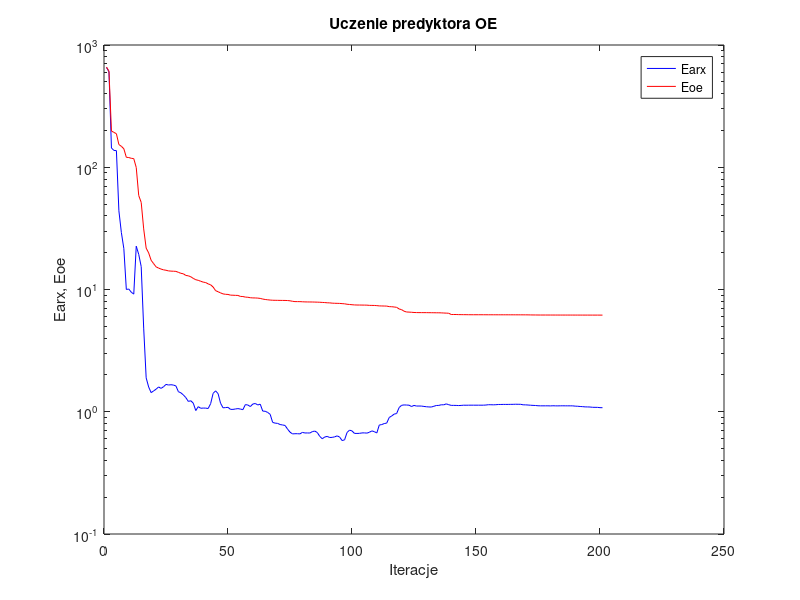
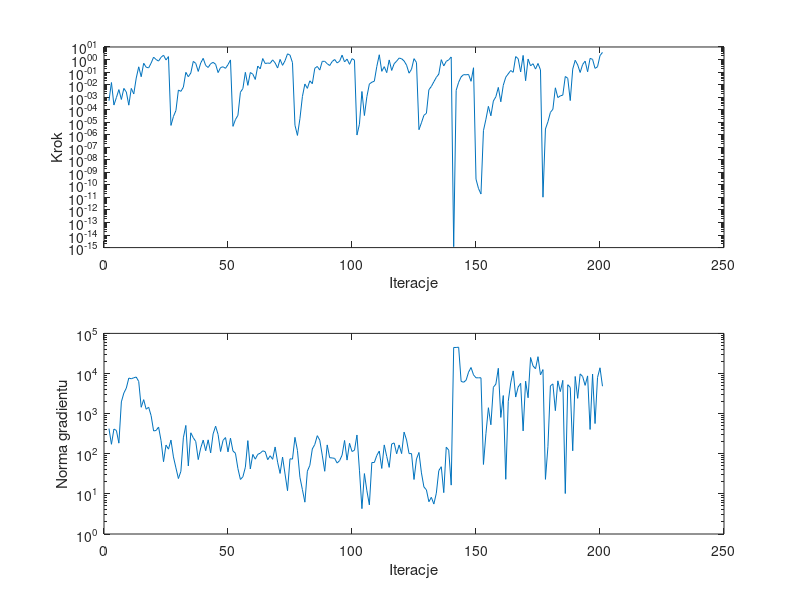

Write MATLAB code to recreate these figures, in order.
%uczenie predyktora oe
clear all;
n=0; farx(n+1)=6.546928e+002; foe(n+1)=6.602276e+002; wspucz(n+1)=0.000000e+000; ng(n+1)=0.000000e+000;
%odnowa zmiennej metryki
n=1; farx(n+1)=6.039670e+002; foe(n+1)=6.116741e+002; krok(n+1)=5.157570e-004; ng(n+1)=4.238578e+002;
n=2; farx(n+1)=1.437054e+002; foe(n+1)=1.978860e+002; krok(n+1)=1.462925e-002; ng(n+1)=1.722998e+002;
n=3; farx(n+1)=1.373199e+002; foe(n+1)=1.929105e+002; krok(n+1)=2.337468e-004; ng(n+1)=4.129875e+002;
n=4; farx(n+1)=1.367427e+002; foe(n+1)=1.879947e+002; krok(n+1)=9.272824e-004; ng(n+1)=3.808811e+002;
n=5; farx(n+1)=4.404414e+001; foe(n+1)=1.533351e+002; krok(n+1)=3.984680e-003; ng(n+1)=1.838203e+002;
n=6; farx(n+1)=2.925445e+001; foe(n+1)=1.484379e+002; krok(n+1)=6.510435e-004; ng(n+1)=1.963142e+003;
n=7; farx(n+1)=2.160727e+001; foe(n+1)=1.416361e+002; krok(n+1)=4.974973e-003; ng(n+1)=3.254886e+003;
n=8; farx(n+1)=1.001063e+001; foe(n+1)=1.205864e+002; krok(n+1)=2.561707e-003; ng(n+1)=4.341298e+003;
n=9; farx(n+1)=1.008928e+001; foe(n+1)=1.200720e+002; krok(n+1)=2.288097e-004; ng(n+1)=7.704696e+003;
n=10; farx(n+1)=9.499557e+000; foe(n+1)=1.183378e+002; krok(n+1)=4.977800e-003; ng(n+1)=7.395150e+003;
n=11; farx(n+1)=9.168745e+000; foe(n+1)=1.176477e+002; krok(n+1)=1.797903e-003; ng(n+1)=7.832836e+003;
n=12; farx(n+1)=2.261517e+001; foe(n+1)=9.957057e+001; krok(n+1)=3.351559e-002; ng(n+1)=8.164798e+003;
n=13; farx(n+1)=1.938625e+001; foe(n+1)=5.871461e+001; krok(n+1)=2.615920e-001; ng(n+1)=6.327777e+003;
n=14; farx(n+1)=1.539697e+001; foe(n+1)=5.159507e+001; krok(n+1)=4.254539e-002; ng(n+1)=1.440972e+003;
n=15; farx(n+1)=4.833637e+000; foe(n+1)=3.132352e+001; krok(n+1)=5.041216e-001; ng(n+1)=2.231220e+003;
n=16; farx(n+1)=1.893563e+000; foe(n+1)=2.180149e+001; krok(n+1)=2.429329e-001; ng(n+1)=1.287837e+003;
n=17; farx(n+1)=1.595313e+000; foe(n+1)=1.994144e+001; krok(n+1)=2.162376e-001; ng(n+1)=1.447005e+003;
n=18; farx(n+1)=1.433805e+000; foe(n+1)=1.734660e+001; krok(n+1)=5.191100e-001; ng(n+1)=8.910786e+002;
n=19; farx(n+1)=1.480238e+000; foe(n+1)=1.628500e+001; krok(n+1)=1.542748e+000; ng(n+1)=3.710417e+002;
n=20; farx(n+1)=1.529611e+000; foe(n+1)=1.532953e+001; krok(n+1)=1.002692e+000; ng(n+1)=3.802570e+002;
n=21; farx(n+1)=1.595510e+000; foe(n+1)=1.496990e+001; krok(n+1)=7.491049e-001; ng(n+1)=4.633418e+002;
n=22; farx(n+1)=1.553095e+000; foe(n+1)=1.469351e+001; krok(n+1)=1.498210e+000; ng(n+1)=2.128297e+002;
n=23; farx(n+1)=1.601628e+000; foe(n+1)=1.448576e+001; krok(n+1)=2.213880e+000; ng(n+1)=6.337226e+001;
n=24; farx(n+1)=1.673658e+000; foe(n+1)=1.436890e+001; krok(n+1)=9.282331e-001; ng(n+1)=1.645154e+002;
n=25; farx(n+1)=1.654872e+000; foe(n+1)=1.419897e+001; krok(n+1)=1.710388e+000; ng(n+1)=1.303622e+002;
%odnowa zmiennej metryki
n=26; farx(n+1)=1.663823e+000; foe(n+1)=1.413817e+001; krok(n+1)=5.549304e-006; ng(n+1)=2.192236e+002;
n=27; farx(n+1)=1.653187e+000; foe(n+1)=1.410831e+001; krok(n+1)=2.860122e-005; ng(n+1)=8.336512e+001;
n=28; farx(n+1)=1.624986e+000; foe(n+1)=1.407287e+001; krok(n+1)=8.559513e-005; ng(n+1)=4.454150e+001;
n=29; farx(n+1)=1.459365e+000; foe(n+1)=1.381443e+001; krok(n+1)=3.692938e-003; ng(n+1)=2.410374e+001;
n=30; farx(n+1)=1.428320e+000; foe(n+1)=1.356618e+001; krok(n+1)=2.883948e-003; ng(n+1)=3.650702e+001;
n=31; farx(n+1)=1.372691e+000; foe(n+1)=1.344608e+001; krok(n+1)=6.216787e-003; ng(n+1)=2.498676e+002;
n=32; farx(n+1)=1.304935e+000; foe(n+1)=1.302791e+001; krok(n+1)=9.513510e-002; ng(n+1)=5.082934e+002;
n=33; farx(n+1)=1.215069e+000; foe(n+1)=1.294437e+001; krok(n+1)=4.237599e-002; ng(n+1)=4.971832e+001;
n=34; farx(n+1)=1.230603e+000; foe(n+1)=1.270893e+001; krok(n+1)=8.452792e-002; ng(n+1)=3.331392e+002;
n=35; farx(n+1)=1.175624e+000; foe(n+1)=1.232526e+001; krok(n+1)=7.101669e-001; ng(n+1)=2.511024e+002;
n=36; farx(n+1)=1.022823e+000; foe(n+1)=1.202814e+001; krok(n+1)=4.930774e-001; ng(n+1)=2.015150e+002;
n=37; farx(n+1)=1.100604e+000; foe(n+1)=1.188289e+001; krok(n+1)=1.121259e-001; ng(n+1)=7.163337e+001;
n=38; farx(n+1)=1.067937e+000; foe(n+1)=1.167984e+001; krok(n+1)=5.312625e-001; ng(n+1)=1.395954e+002;
n=39; farx(n+1)=1.072018e+000; foe(n+1)=1.149301e+001; krok(n+1)=1.242110e+000; ng(n+1)=2.192031e+002;
n=40; farx(n+1)=1.070821e+000; foe(n+1)=1.139636e+001; krok(n+1)=3.332754e-001; ng(n+1)=1.189915e+002;
n=41; farx(n+1)=1.063042e+000; foe(n+1)=1.111795e+001; krok(n+1)=2.317569e-001; ng(n+1)=2.223398e+002;
n=42; farx(n+1)=1.164908e+000; foe(n+1)=1.092114e+001; krok(n+1)=4.641165e-001; ng(n+1)=1.051338e+002;
n=43; farx(n+1)=1.414452e+000; foe(n+1)=1.047897e+001; krok(n+1)=5.945315e-001; ng(n+1)=3.133684e+002;
n=44; farx(n+1)=1.482468e+000; foe(n+1)=9.784693e+000; krok(n+1)=4.187571e-001; ng(n+1)=4.862767e+002;
n=45; farx(n+1)=1.406749e+000; foe(n+1)=9.588510e+000; krok(n+1)=9.089589e-002; ng(n+1)=3.024737e+002;
n=46; farx(n+1)=1.174018e+000; foe(n+1)=9.381026e+000; krok(n+1)=2.295125e-001; ng(n+1)=1.136736e+002;
n=47; farx(n+1)=1.077030e+000; foe(n+1)=9.208478e+000; krok(n+1)=2.640676e-001; ng(n+1)=2.158625e+002;
n=48; farx(n+1)=1.081793e+000; foe(n+1)=9.134939e+000; krok(n+1)=1.981883e-001; ng(n+1)=2.532954e+002;
n=49; farx(n+1)=1.086789e+000; foe(n+1)=9.112948e+000; krok(n+1)=3.923690e-001; ng(n+1)=1.113268e+002;
n=50; farx(n+1)=1.045859e+000; foe(n+1)=8.993080e+000; krok(n+1)=9.282331e-001; ng(n+1)=2.443549e+002;
%odnowa zmiennej metryki
n=51; farx(n+1)=1.045591e+000; foe(n+1)=8.979482e+000; krok(n+1)=4.671012e-006; ng(n+1)=1.174386e+002;
n=52; farx(n+1)=1.053647e+000; foe(n+1)=8.954880e+000; krok(n+1)=1.621284e-005; ng(n+1)=1.030080e+002;
n=53; farx(n+1)=1.061085e+000; foe(n+1)=8.944245e+000; krok(n+1)=3.553324e-005; ng(n+1)=4.265779e+001;
n=54; farx(n+1)=1.052008e+000; foe(n+1)=8.778062e+000; krok(n+1)=2.450526e-003; ng(n+1)=2.288565e+001;
n=55; farx(n+1)=1.040353e+000; foe(n+1)=8.761813e+000; krok(n+1)=4.853566e-003; ng(n+1)=2.666469e+001;
n=56; farx(n+1)=1.143816e+000; foe(n+1)=8.668693e+000; krok(n+1)=9.515193e-002; ng(n+1)=4.619506e+001;
n=57; farx(n+1)=1.136003e+000; foe(n+1)=8.639490e+000; krok(n+1)=8.705227e-003; ng(n+1)=2.124181e+002;
n=58; farx(n+1)=1.102781e+000; foe(n+1)=8.566180e+000; krok(n+1)=9.228634e-002; ng(n+1)=4.187130e+001;
n=59; farx(n+1)=1.156507e+000; foe(n+1)=8.536284e+000; krok(n+1)=6.774452e-002; ng(n+1)=9.623092e+001;
n=60; farx(n+1)=1.168720e+000; foe(n+1)=8.529264e+000; krok(n+1)=2.571418e-002; ng(n+1)=7.334705e+001;
n=61; farx(n+1)=1.136208e+000; foe(n+1)=8.504342e+000; krok(n+1)=3.013485e-001; ng(n+1)=9.679161e+001;
n=62; farx(n+1)=1.153658e+000; foe(n+1)=8.453917e+000; krok(n+1)=1.807191e-001; ng(n+1)=1.032905e+002;
n=63; farx(n+1)=1.012732e+000; foe(n+1)=8.354284e+000; krok(n+1)=1.197939e+000; ng(n+1)=1.182107e+002;
n=64; farx(n+1)=1.009026e+000; foe(n+1)=8.284924e+000; krok(n+1)=4.803814e-001; ng(n+1)=1.128209e+002;
n=65; farx(n+1)=9.869802e-001; foe(n+1)=8.238760e+000; krok(n+1)=5.231840e-001; ng(n+1)=7.111733e+001;
n=66; farx(n+1)=9.532595e-001; foe(n+1)=8.197004e+000; krok(n+1)=4.968529e-001; ng(n+1)=8.919159e+001;
n=67; farx(n+1)=8.186817e-001; foe(n+1)=8.167802e+000; krok(n+1)=9.397835e-001; ng(n+1)=7.272822e+001;
n=68; farx(n+1)=8.072119e-001; foe(n+1)=8.159842e+000; krok(n+1)=5.341966e-001; ng(n+1)=1.477072e+002;
n=69; farx(n+1)=8.034207e-001; foe(n+1)=8.153362e+000; krok(n+1)=2.093785e-001; ng(n+1)=6.161947e+001;
n=70; farx(n+1)=7.860754e-001; foe(n+1)=8.145810e+000; krok(n+1)=1.023163e+000; ng(n+1)=3.234001e+001;
n=71; farx(n+1)=7.796846e-001; foe(n+1)=8.141015e+000; krok(n+1)=3.435737e-001; ng(n+1)=8.268930e+001;
n=72; farx(n+1)=7.726733e-001; foe(n+1)=8.136837e+000; krok(n+1)=8.094987e-001; ng(n+1)=3.127835e+001;
n=73; farx(n+1)=7.218568e-001; foe(n+1)=8.123358e+000; krok(n+1)=2.845490e+000; ng(n+1)=1.201079e+001;
n=74; farx(n+1)=6.813059e-001; foe(n+1)=8.085553e+000; krok(n+1)=2.238597e+000; ng(n+1)=7.499079e+001;
n=75; farx(n+1)=6.589594e-001; foe(n+1)=8.009136e+000; krok(n+1)=5.631821e-001; ng(n+1)=7.354513e+001;
%odnowa zmiennej metryki
n=76; farx(n+1)=6.612763e-001; foe(n+1)=7.962488e+000; krok(n+1)=5.731843e-006; ng(n+1)=2.566997e+002;
n=77; farx(n+1)=6.613365e-001; foe(n+1)=7.959946e+000; krok(n+1)=8.833172e-007; ng(n+1)=1.209760e+002;
n=78; farx(n+1)=6.589501e-001; foe(n+1)=7.957664e+000; krok(n+1)=1.906326e-005; ng(n+1)=2.594987e+001;
n=79; farx(n+1)=6.779791e-001; foe(n+1)=7.937256e+000; krok(n+1)=1.111417e-003; ng(n+1)=1.277698e+001;
n=80; farx(n+1)=6.704887e-001; foe(n+1)=7.918407e+000; krok(n+1)=1.121665e-002; ng(n+1)=6.216069e+000;
n=81; farx(n+1)=6.710096e-001; foe(n+1)=7.911583e+000; krok(n+1)=5.003630e-003; ng(n+1)=3.680373e+001;
n=82; farx(n+1)=6.696089e-001; foe(n+1)=7.906228e+000; krok(n+1)=2.008299e-002; ng(n+1)=5.147995e+001;
n=83; farx(n+1)=6.879498e-001; foe(n+1)=7.903496e+000; krok(n+1)=1.178924e-002; ng(n+1)=1.318394e+002;
n=84; farx(n+1)=6.949865e-001; foe(n+1)=7.890243e+000; krok(n+1)=2.012417e-001; ng(n+1)=1.702564e+002;
n=85; farx(n+1)=6.765020e-001; foe(n+1)=7.879923e+000; krok(n+1)=2.800362e-001; ng(n+1)=2.825813e+002;
n=86; farx(n+1)=6.289192e-001; foe(n+1)=7.865181e+000; krok(n+1)=1.444834e-001; ng(n+1)=2.179660e+002;
n=87; farx(n+1)=6.013176e-001; foe(n+1)=7.840367e+000; krok(n+1)=7.178655e-001; ng(n+1)=9.253815e+001;
n=88; farx(n+1)=6.214725e-001; foe(n+1)=7.820822e+000; krok(n+1)=7.178655e-001; ng(n+1)=3.660390e+001;
n=89; farx(n+1)=6.286282e-001; foe(n+1)=7.785901e+000; krok(n+1)=4.635137e-001; ng(n+1)=1.662066e+002;
n=90; farx(n+1)=6.157066e-001; foe(n+1)=7.775477e+000; krok(n+1)=3.311156e-001; ng(n+1)=7.960168e+001;
n=91; farx(n+1)=6.172116e-001; foe(n+1)=7.733219e+000; krok(n+1)=6.888628e-001; ng(n+1)=7.872694e+001;
n=92; farx(n+1)=6.232111e-001; foe(n+1)=7.715517e+000; krok(n+1)=1.006124e+000; ng(n+1)=7.670673e+001;
n=93; farx(n+1)=6.349457e-001; foe(n+1)=7.705741e+000; krok(n+1)=5.365271e-001; ng(n+1)=5.866697e+001;
n=94; farx(n+1)=6.215268e-001; foe(n+1)=7.695640e+000; krok(n+1)=7.273018e-001; ng(n+1)=6.753740e+001;
n=95; farx(n+1)=5.813453e-001; foe(n+1)=7.664773e+000; krok(n+1)=2.240289e+000; ng(n+1)=9.237216e+001;
n=96; farx(n+1)=5.889662e-001; foe(n+1)=7.639575e+000; krok(n+1)=6.446279e-001; ng(n+1)=2.144953e+002;
n=97; farx(n+1)=6.764016e-001; foe(n+1)=7.574243e+000; krok(n+1)=1.080691e+000; ng(n+1)=6.953731e+001;
n=98; farx(n+1)=7.069601e-001; foe(n+1)=7.542579e+000; krok(n+1)=4.126070e-001; ng(n+1)=1.825804e+002;
n=99; farx(n+1)=6.971359e-001; foe(n+1)=7.507676e+000; krok(n+1)=1.180120e+000; ng(n+1)=1.138137e+002;
n=100; farx(n+1)=6.652313e-001; foe(n+1)=7.478639e+000; krok(n+1)=8.892951e-001; ng(n+1)=1.223977e+002;
%odnowa zmiennej metryki
n=101; farx(n+1)=6.648104e-001; foe(n+1)=7.465596e+000; krok(n+1)=9.469813e-007; ng(n+1)=2.936497e+002;
n=102; farx(n+1)=6.657192e-001; foe(n+1)=7.464297e+000; krok(n+1)=6.925078e-006; ng(n+1)=3.887316e+001;
n=103; farx(n+1)=6.712742e-001; foe(n+1)=7.458290e+000; krok(n+1)=2.818159e-003; ng(n+1)=4.284441e+000;
n=104; farx(n+1)=6.717580e-001; foe(n+1)=7.453630e+000; krok(n+1)=3.415827e-005; ng(n+1)=3.207099e+001;
n=105; farx(n+1)=6.684620e-001; foe(n+1)=7.448143e+000; krok(n+1)=1.108189e-003; ng(n+1)=1.197360e+001;
n=106; farx(n+1)=6.795878e-001; foe(n+1)=7.417126e+000; krok(n+1)=1.109636e-002; ng(n+1)=5.321189e+000;
n=107; farx(n+1)=6.971844e-001; foe(n+1)=7.411869e+000; krok(n+1)=1.553457e-002; ng(n+1)=6.059481e+001;
n=108; farx(n+1)=6.874402e-001; foe(n+1)=7.404489e+000; krok(n+1)=1.859958e-002; ng(n+1)=6.050683e+001;
n=109; farx(n+1)=6.703587e-001; foe(n+1)=7.380941e+000; krok(n+1)=2.798246e-001; ng(n+1)=9.092781e+001;
n=110; farx(n+1)=7.786577e-001; foe(n+1)=7.343519e+000; krok(n+1)=2.395323e+000; ng(n+1)=1.170822e+002;
n=111; farx(n+1)=7.855802e-001; foe(n+1)=7.335186e+000; krok(n+1)=1.143200e-001; ng(n+1)=4.299837e+001;
n=112; farx(n+1)=8.006058e-001; foe(n+1)=7.325764e+000; krok(n+1)=2.701916e-001; ng(n+1)=1.661093e+002;
n=113; farx(n+1)=8.075562e-001; foe(n+1)=7.317113e+000; krok(n+1)=9.004374e-002; ng(n+1)=8.588396e+001;
n=114; farx(n+1)=8.974187e-001; foe(n+1)=7.242228e+000; krok(n+1)=9.270274e-001; ng(n+1)=4.580183e+001;
n=115; farx(n+1)=9.236623e-001; foe(n+1)=7.230932e+000; krok(n+1)=1.344350e-001; ng(n+1)=1.754045e+002;
n=116; farx(n+1)=9.565757e-001; foe(n+1)=7.193637e+000; krok(n+1)=4.641165e-001; ng(n+1)=1.862104e+002;
n=117; farx(n+1)=9.670437e-001; foe(n+1)=7.148399e+000; krok(n+1)=7.491049e-001; ng(n+1)=9.986461e+001;
n=118; farx(n+1)=1.082597e+000; foe(n+1)=6.932122e+000; krok(n+1)=1.310660e+000; ng(n+1)=1.658835e+002;
n=119; farx(n+1)=1.129195e+000; foe(n+1)=6.840813e+000; krok(n+1)=1.157790e+000; ng(n+1)=1.009068e+002;
n=120; farx(n+1)=1.137333e+000; foe(n+1)=6.643766e+000; krok(n+1)=7.704536e-001; ng(n+1)=3.467367e+002;
n=121; farx(n+1)=1.134688e+000; foe(n+1)=6.547232e+000; krok(n+1)=3.550835e-001; ng(n+1)=2.205273e+002;
n=122; farx(n+1)=1.131715e+000; foe(n+1)=6.533881e+000; krok(n+1)=8.153064e-002; ng(n+1)=1.009649e+002;
n=123; farx(n+1)=1.103787e+000; foe(n+1)=6.512376e+000; krok(n+1)=1.686145e-001; ng(n+1)=1.010515e+002;
n=124; farx(n+1)=1.126825e+000; foe(n+1)=6.486775e+000; krok(n+1)=1.174409e+000; ng(n+1)=2.283727e+001;
n=125; farx(n+1)=1.113487e+000; foe(n+1)=6.476390e+000; krok(n+1)=5.770438e-001; ng(n+1)=7.422010e+001;
%odnowa zmiennej metryki
n=126; farx(n+1)=1.114093e+000; foe(n+1)=6.471413e+000; krok(n+1)=2.531451e-006; ng(n+1)=1.077182e+002;
n=127; farx(n+1)=1.113010e+000; foe(n+1)=6.469943e+000; krok(n+1)=9.024321e-006; ng(n+1)=3.332845e+001;
n=128; farx(n+1)=1.105389e+000; foe(n+1)=6.468465e+000; krok(n+1)=3.578090e-005; ng(n+1)=1.486440e+001;
n=129; farx(n+1)=1.098849e+000; foe(n+1)=6.467520e+000; krok(n+1)=5.090921e-005; ng(n+1)=1.261959e+001;
n=130; farx(n+1)=1.094803e+000; foe(n+1)=6.462878e+000; krok(n+1)=3.930173e-003; ng(n+1)=6.375504e+000;
n=131; farx(n+1)=1.093165e+000; foe(n+1)=6.459048e+000; krok(n+1)=7.117955e-003; ng(n+1)=8.214721e+000;
n=132; farx(n+1)=1.109022e+000; foe(n+1)=6.455940e+000; krok(n+1)=1.683407e-002; ng(n+1)=5.575882e+000;
n=133; farx(n+1)=1.125108e+000; foe(n+1)=6.450703e+000; krok(n+1)=3.774616e-002; ng(n+1)=1.039723e+001;
n=134; farx(n+1)=1.126937e+000; foe(n+1)=6.450067e+000; krok(n+1)=6.900644e-002; ng(n+1)=3.804005e+001;
n=135; farx(n+1)=1.140582e+000; foe(n+1)=6.440049e+000; krok(n+1)=9.769152e-001; ng(n+1)=4.747204e+001;
n=136; farx(n+1)=1.139358e+000; foe(n+1)=6.422498e+000; krok(n+1)=3.072232e-001; ng(n+1)=1.074643e+001;
n=137; farx(n+1)=1.160085e+000; foe(n+1)=6.408235e+000; krok(n+1)=7.113726e-001; ng(n+1)=1.456109e+002;
n=138; farx(n+1)=1.142127e+000; foe(n+1)=6.395657e+000; krok(n+1)=9.429061e-001; ng(n+1)=1.231365e+002;
n=139; farx(n+1)=1.127612e+000; foe(n+1)=6.245328e+000; krok(n+1)=1.604323e+000; ng(n+1)=1.653668e+001;
n=140; farx(n+1)=1.127612e+000; foe(n+1)=6.245328e+000; krok(n+1)=1.181519e-015; ng(n+1)=4.458415e+004;
n=141; farx(n+1)=1.126695e+000; foe(n+1)=6.244216e+000; krok(n+1)=3.475615e-003; ng(n+1)=4.458415e+004;
n=142; farx(n+1)=1.124012e+000; foe(n+1)=6.232595e+000; krok(n+1)=1.536047e-002; ng(n+1)=4.520430e+004;
n=143; farx(n+1)=1.126648e+000; foe(n+1)=6.229409e+000; krok(n+1)=4.134280e-002; ng(n+1)=6.368333e+003;
n=144; farx(n+1)=1.131404e+000; foe(n+1)=6.225814e+000; krok(n+1)=6.237096e-002; ng(n+1)=6.058570e+003;
n=145; farx(n+1)=1.130687e+000; foe(n+1)=6.224305e+000; krok(n+1)=6.024636e-002; ng(n+1)=6.794875e+003;
n=146; farx(n+1)=1.131405e+000; foe(n+1)=6.219763e+000; krok(n+1)=6.442938e-002; ng(n+1)=1.081278e+004;
n=147; farx(n+1)=1.132077e+000; foe(n+1)=6.217205e+000; krok(n+1)=1.834657e-002; ng(n+1)=1.412066e+004;
n=148; farx(n+1)=1.131778e+000; foe(n+1)=6.217017e+000; krok(n+1)=2.209722e-001; ng(n+1)=9.258763e+003;
n=149; farx(n+1)=1.131778e+000; foe(n+1)=6.217017e+000; krok(n+1)=2.872007e-010; ng(n+1)=7.817430e+003;
n=150; farx(n+1)=1.131778e+000; foe(n+1)=6.217017e+000; krok(n+1)=5.216082e-011; ng(n+1)=7.817430e+003;
%odnowa zmiennej metryki
n=151; farx(n+1)=1.131777e+000; foe(n+1)=6.216838e+000; krok(n+1)=1.873054e-011; ng(n+1)=7.817430e+003;
n=152; farx(n+1)=1.131920e+000; foe(n+1)=6.215721e+000; krok(n+1)=2.111320e-006; ng(n+1)=5.410980e+001;
n=153; farx(n+1)=1.134979e+000; foe(n+1)=6.214743e+000; krok(n+1)=1.726474e-005; ng(n+1)=3.162250e+002;
n=154; farx(n+1)=1.141963e+000; foe(n+1)=6.212963e+000; krok(n+1)=1.837317e-004; ng(n+1)=1.404914e+003;
n=155; farx(n+1)=1.141221e+000; foe(n+1)=6.212917e+000; krok(n+1)=3.251699e-005; ng(n+1)=5.277508e+002;
n=156; farx(n+1)=1.139594e+000; foe(n+1)=6.212329e+000; krok(n+1)=4.893823e-004; ng(n+1)=4.552004e+003;
n=157; farx(n+1)=1.141827e+000; foe(n+1)=6.211850e+000; krok(n+1)=1.069771e-003; ng(n+1)=5.422311e+003;
n=158; farx(n+1)=1.146760e+000; foe(n+1)=6.210521e+000; krok(n+1)=5.977052e-003; ng(n+1)=1.349796e+004;
n=159; farx(n+1)=1.146859e+000; foe(n+1)=6.210484e+000; krok(n+1)=4.251583e-004; ng(n+1)=8.050231e+002;
n=160; farx(n+1)=1.148325e+000; foe(n+1)=6.210244e+000; krok(n+1)=8.839546e-003; ng(n+1)=2.825111e+003;
n=161; farx(n+1)=1.148031e+000; foe(n+1)=6.209898e+000; krok(n+1)=3.907153e-002; ng(n+1)=2.309498e+001;
n=162; farx(n+1)=1.148271e+000; foe(n+1)=6.209852e+000; krok(n+1)=7.224169e-002; ng(n+1)=2.018781e+003;
n=163; farx(n+1)=1.149441e+000; foe(n+1)=6.208754e+000; krok(n+1)=1.328156e-001; ng(n+1)=5.805164e+003;
n=164; farx(n+1)=1.149979e+000; foe(n+1)=6.208463e+000; krok(n+1)=9.599621e-002; ng(n+1)=1.161970e+004;
n=165; farx(n+1)=1.152163e+000; foe(n+1)=6.207428e+000; krok(n+1)=1.715220e+000; ng(n+1)=2.590209e+003;
n=166; farx(n+1)=1.150876e+000; foe(n+1)=6.206775e+000; krok(n+1)=1.171229e+000; ng(n+1)=4.606974e+003;
n=167; farx(n+1)=1.150615e+000; foe(n+1)=6.206705e+000; krok(n+1)=1.016482e-001; ng(n+1)=5.691016e+003;
n=168; farx(n+1)=1.139586e+000; foe(n+1)=6.204850e+000; krok(n+1)=2.125050e+000; ng(n+1)=3.712037e+002;
n=169; farx(n+1)=1.138854e+000; foe(n+1)=6.204641e+000; krok(n+1)=2.047906e-002; ng(n+1)=6.448083e+003;
n=170; farx(n+1)=1.135179e+000; foe(n+1)=6.201712e+000; krok(n+1)=1.089353e+000; ng(n+1)=2.486150e+003;
n=171; farx(n+1)=1.130726e+000; foe(n+1)=6.195528e+000; krok(n+1)=3.119789e-001; ng(n+1)=2.508360e+004;
n=172; farx(n+1)=1.127406e+000; foe(n+1)=6.190689e+000; krok(n+1)=4.635137e-001; ng(n+1)=1.546855e+004;
n=173; farx(n+1)=1.125046e+000; foe(n+1)=6.189562e+000; krok(n+1)=1.732520e-001; ng(n+1)=1.310649e+004;
n=174; farx(n+1)=1.119493e+000; foe(n+1)=6.185178e+000; krok(n+1)=4.866977e-001; ng(n+1)=2.626556e+004;
n=175; farx(n+1)=1.118047e+000; foe(n+1)=6.184122e+000; krok(n+1)=1.482616e-001; ng(n+1)=9.250249e+003;
%odnowa zmiennej metryki
n=176; farx(n+1)=1.118047e+000; foe(n+1)=6.183868e+000; krok(n+1)=1.047575e-011; ng(n+1)=1.254149e+004;
n=177; farx(n+1)=1.118043e+000; foe(n+1)=6.183661e+000; krok(n+1)=2.871427e-006; ng(n+1)=2.302122e+001;
n=178; farx(n+1)=1.118374e+000; foe(n+1)=6.183293e+000; krok(n+1)=1.085468e-005; ng(n+1)=1.504989e+002;
n=179; farx(n+1)=1.116365e+000; foe(n+1)=6.182691e+000; krok(n+1)=6.065503e-005; ng(n+1)=4.927826e+003;
n=180; farx(n+1)=1.119688e+000; foe(n+1)=6.182332e+000; krok(n+1)=1.080020e-004; ng(n+1)=5.507592e+003;
n=181; farx(n+1)=1.117589e+000; foe(n+1)=6.181096e+000; krok(n+1)=5.548179e-003; ng(n+1)=1.187070e+003;
n=182; farx(n+1)=1.117054e+000; foe(n+1)=6.180890e+000; krok(n+1)=9.232346e-004; ng(n+1)=6.571541e+003;
n=183; farx(n+1)=1.118266e+000; foe(n+1)=6.180115e+000; krok(n+1)=1.265228e-003; ng(n+1)=3.543737e+003;
n=184; farx(n+1)=1.118799e+000; foe(n+1)=6.180002e+000; krok(n+1)=1.450408e-003; ng(n+1)=6.752103e+003;
n=185; farx(n+1)=1.118053e+000; foe(n+1)=6.179895e+000; krok(n+1)=4.438543e-002; ng(n+1)=1.021396e+001;
n=186; farx(n+1)=1.117861e+000; foe(n+1)=6.179206e+000; krok(n+1)=3.184435e-002; ng(n+1)=5.256944e+003;
n=187; farx(n+1)=1.117913e+000; foe(n+1)=6.179173e+000; krok(n+1)=5.326130e-004; ng(n+1)=4.493130e+003;
n=188; farx(n+1)=1.117342e+000; foe(n+1)=6.178781e+000; krok(n+1)=1.722157e-001; ng(n+1)=1.186383e+002;
n=189; farx(n+1)=1.111515e+000; foe(n+1)=6.177937e+000; krok(n+1)=8.733373e-001; ng(n+1)=8.438676e+003;
n=190; farx(n+1)=1.109098e+000; foe(n+1)=6.177621e+000; krok(n+1)=3.730916e-001; ng(n+1)=2.405446e+003;
n=191; farx(n+1)=1.104244e+000; foe(n+1)=6.176716e+000; krok(n+1)=9.267410e-002; ng(n+1)=9.777721e+003;
n=192; farx(n+1)=1.101240e+000; foe(n+1)=6.176271e+000; krok(n+1)=4.014974e-001; ng(n+1)=8.424868e+003;
n=193; farx(n+1)=1.096055e+000; foe(n+1)=6.175923e+000; krok(n+1)=7.491049e-001; ng(n+1)=5.062727e+003;
n=194; farx(n+1)=1.095143e+000; foe(n+1)=6.175808e+000; krok(n+1)=1.057221e-001; ng(n+1)=8.715880e+003;
n=195; farx(n+1)=1.093345e+000; foe(n+1)=6.175376e+000; krok(n+1)=1.232761e+000; ng(n+1)=4.032461e+002;
n=196; farx(n+1)=1.087514e+000; foe(n+1)=6.174924e+000; krok(n+1)=1.035784e+000; ng(n+1)=9.684935e+003;
n=197; farx(n+1)=1.086642e+000; foe(n+1)=6.174806e+000; krok(n+1)=1.961845e-001; ng(n+1)=5.662248e+002;
n=198; farx(n+1)=1.086152e+000; foe(n+1)=6.174571e+000; krok(n+1)=2.656312e-001; ng(n+1)=7.946517e+003;
n=199; farx(n+1)=1.080242e+000; foe(n+1)=6.173703e+000; krok(n+1)=2.040566e+000; ng(n+1)=1.388560e+004;
n=200; farx(n+1)=1.079476e+000; foe(n+1)=6.172516e+000; krok(n+1)=3.708110e+000; ng(n+1)=4.821650e+003;

figure; semilogy(farx,'b'); hold on; semilogy(foe,'r'); xlabel('Iteracje'); ylabel('Earx, Eoe'); legend('Earx','Eoe'); title('Uczenie predyktora OE');
figure; subplot(2,1,1); semilogy(krok); xlabel('Iteracje'); ylabel('Krok');
subplot(2,1,2); semilogy(ng); xlabel('Iteracje'); ylabel('Norma gradientu');
Earx=farx(n+1)
Eoe=foe(n+1)
